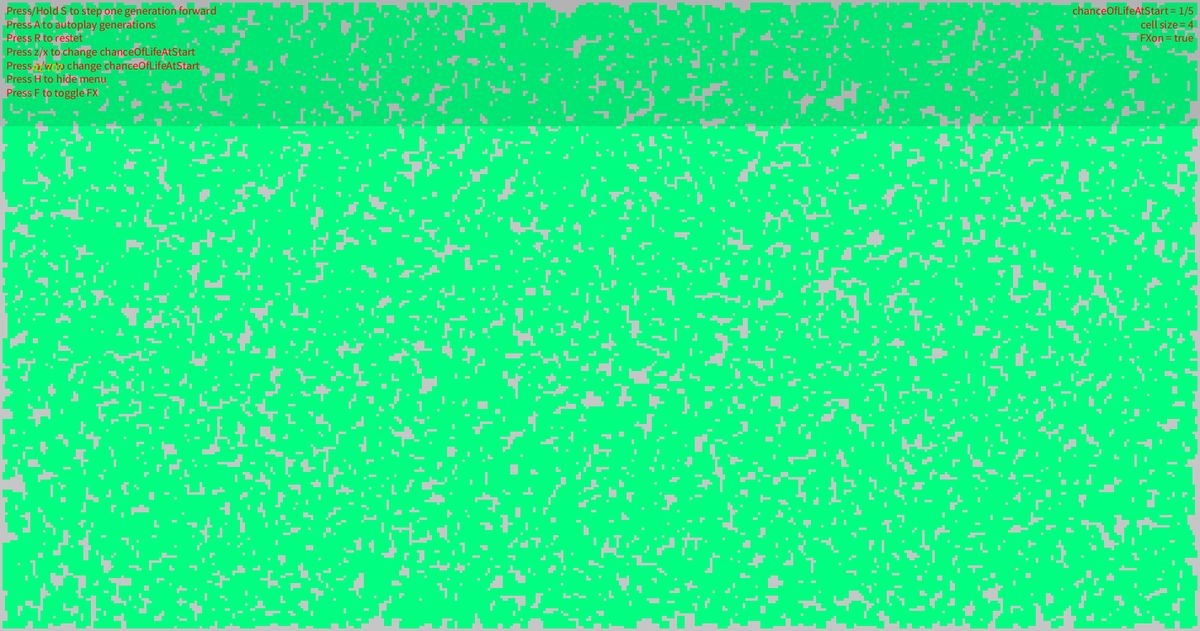
Frame 1 (no input)
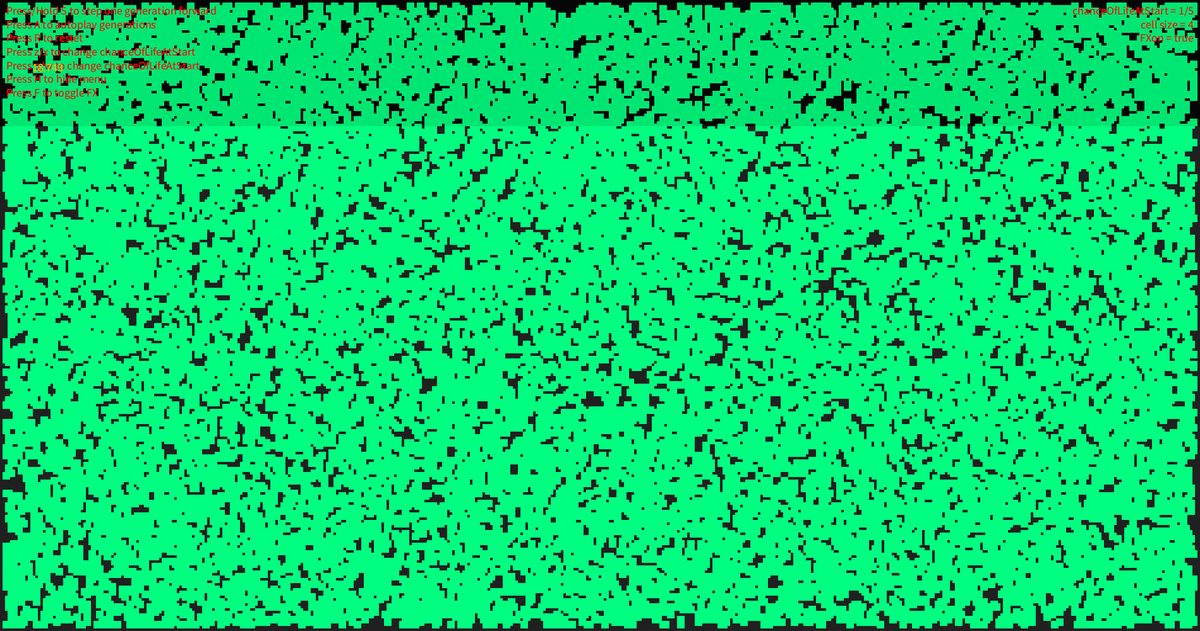
Frame 60 (the mouse pressed at the canvas centre just before this capture)
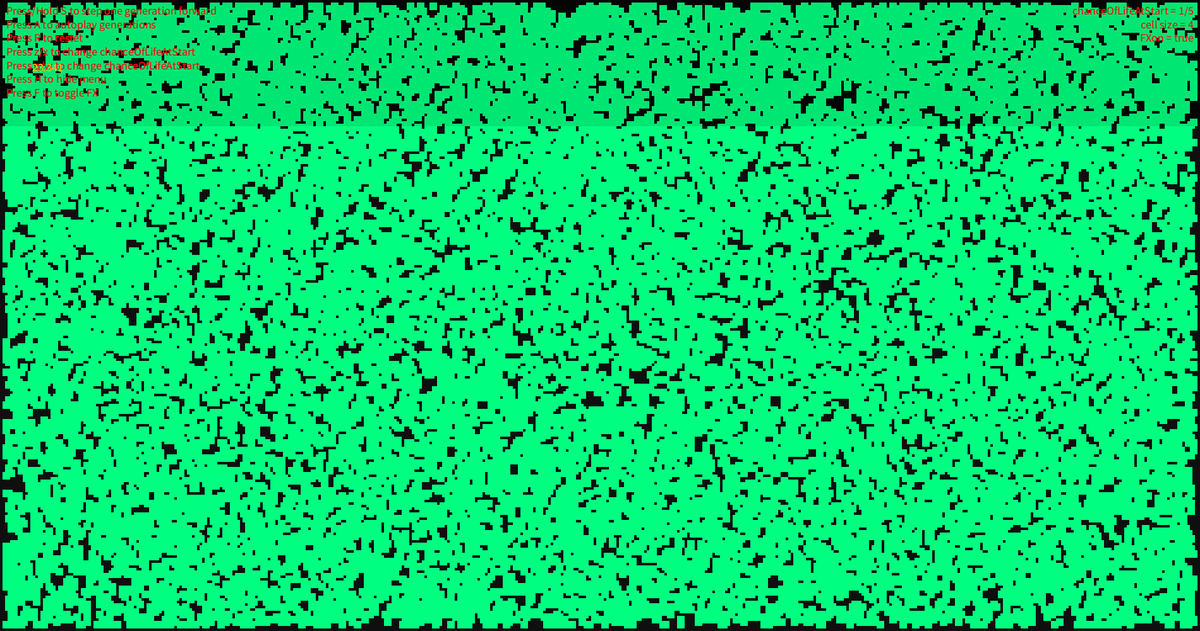
Frame 120 (the mouse held since frame 60 and released just before this capture)

The Processing sketch that drew these frames (run headless with seeded random() and noise(); from frame 60 on, the mouse is pressed at the canvas centre):

// Processing sketch: GameOfLife
// ── GameOfLife.pde
//Main Code

//Any live cell with fewer than two live neighbors dies, as if caused by underpopulation.
//Any live cell with two or three live neighbors lives on to the next generation.
//Any live cell with more than three live neighbors dies, as if by overpopulation.
//Any dead cell with exactly three live neighbors becomes a live cell, as if by reproduction.

int cellSizeInPixels = 4;
int chanceOfLifeAtStart = 5;
boolean wrapAround = true;

CellManager cellManager;
boolean autoPlay = false;


boolean showHelp = true;

boolean drawFX = true;
//startChance of life

void setup(){

	size(1900,1000);
	frameRate(120);
	colorMode(RGB, 255);
	noStroke();
	cellManager = new CellManager(cellSizeInPixels, chanceOfLifeAtStart, wrapAround);
}

void draw(){
	if(!drawFX){
		background(0);
	
	}else {
		fill(color(0, 0, 0, 8));
		rect(0, 0, width, height);
	}

	cellGenerationStep();
	if(showHelp)
		drawText();

	fill(color(255,200,0,255));
	text(frameRate, 100, 100);
}

void keyPressed() {
 	
	if(key == 'r'){
		cellManager.reset(cellSizeInPixels, chanceOfLifeAtStart, wrapAround);
		print("reset");
	}

	if(key == 's'){
		cellManager.update();
	}

	if(key == 'a'){
		autoPlay = !autoPlay;
	}

	if(key == 'f'){
		drawFX = !drawFX;
	}

	if(key == 'z'){
		chanceOfLifeAtStart--;
		if(chanceOfLifeAtStart < 1)
			chanceOfLifeAtStart = 1;
	}
	if(key == 'x'){
		chanceOfLifeAtStart++;
		if(chanceOfLifeAtStart > 100)
			chanceOfLifeAtStart = 100;
	}
	if(key == 'q'){
		cellSizeInPixels--;
		if(cellSizeInPixels < 1)
			cellSizeInPixels = 1;
	}
	if(key == 'w'){
		cellSizeInPixels++;
		if(cellSizeInPixels > 100)
			cellSizeInPixels = 100;
	}

	if(key == 'e'){
		cellManager.toggelVisualFX();
	}

	if(key == 'h'){
		showHelp = !showHelp;
	}
}

void cellGenerationStep(){
	if(autoPlay)
		cellManager.update();

	cellManager.draw(drawFX);
}

void drawText(){
	fill(0,0,0,25);
	rect(0,0,width,200);
	fill(255,0,0,255);
	textSize(18);
	textAlign(LEFT, TOP);
	text(
		"Press/Hold S to step one generation forward \n" + 
		"Press A to autoplay generations \n" + 
		"Press R to restet\n" +
		"Press z/x to change chanceOfLifeAtStart\n" + 
		"Press q/w to change chanceOfLifeAtStart\n" +
		"Press H to hide menu\n" +
		"Press F to toggle FX"
		, 10, 10);

	textAlign(RIGHT, TOP);
	text(
		"chanceOfLifeAtStart = 1/" + chanceOfLifeAtStart + "\n" +
		"cell size = " + cellSizeInPixels + "\n" +
		"FXon = " + drawFX

		, width -10, 10);

}
// ── sub_Cell.pde
//Singel cell
class Cell{
	int numberOfAliveNeighbors = 0;
	int[] indexOfNeighbors;
	boolean isAlive = false;
	boolean wasAlive = false;
	int posX;
	int posY;

	int age = 0;
	int colHue = 0;
	int colBright = 0;

	Cell(int posX, int posY, boolean alive, int[] indexOfNeighbors){
		this.posX = posX;
		this.posY = posY;
		this.isAlive = alive;
		this.indexOfNeighbors = indexOfNeighbors;
	}

	boolean checkIfAlive(){
		return isAlive;
	}

	void checkNumberOfAliveNeighbors(Cell[][] cellGrid){
		numberOfAliveNeighbors = 0;
		for(int x = 0; x < indexOfNeighbors.length; x+=2){
			if(cellGrid[indexOfNeighbors[x]][indexOfNeighbors[x+1]].isAlive)
				numberOfAliveNeighbors++;
		}
	}

	void setPopulationState(){

		//TODO: check if speed up is posseble
		//Any live cell with fewer than two live neighbors dies, as if caused by underpopulation.
		//Any live cell with two or three live neighbors lives on to the next generation.
		//Any live cell with more than three live neighbors dies, as if by overpopulation.
		//Any dead cell with exactly three live neighbors becomes a live cell, as if by reproduction.
		if(isAlive){
			if(numberOfAliveNeighbors < 2){
				isAlive = false;
				return;
			}else if(numberOfAliveNeighbors < 4){
				isAlive = true;
				return;
			}else{ 
				isAlive = false;
				return;
			}
		}else{
			if(numberOfAliveNeighbors == 3){
				isAlive = true;
				return;
			}
		}
	}

	void draw(int cSize){
		if(isAlive){
			rect(posX * cSize, posY * cSize, cSize, cSize);
		}
	}

	void drawFX(int cSize, int largeSize){
		if(isAlive){
			//fill(color(0,128,64,255));
			rect(posX * cSize - cSize, posY * cSize - cSize, largeSize, largeSize);
			//fill(color(0,255,128,255));
			rect(posX * cSize, posY * cSize, cSize, cSize);
		}
	}
}
// ── sub_CellManager.pde
//Cell Manager
class CellManager{
	Cell[][] cells;
	int lengthX;
	int lengthY;

	int itt = 0;
	int cellSize = 5;

	boolean toggelFX = false;
	
	CellManager(int cellSizeInPixels, int chanceOfLifeAtStart, boolean wrapAround){
		reset(cellSizeInPixels, chanceOfLifeAtStart, wrapAround);
	}

	void reset(int cellSizeInPixels, int chanceOfLifeAtStart, boolean wrapAround){
		cellSize = cellSizeInPixels;
		lengthX = (int) (width / cellSize);
		lengthY = (int) (height / cellSize);
		print("X="+lengthX + "  Y=" + lengthY + "  totalcells = " + lengthY*lengthX +"\n");
		cells = new Cell[lengthX][lengthY];


		resetCellsArray(chanceOfLifeAtStart, wrapAround);
	}
	void toggelVisualFX(){
		toggelFX = ! toggelFX;
	}

	void resetCellsArray(int chanceOfLifeAtStart, boolean wrapAround){
		for(int x = 0; x < lengthX; x++){
			for(int y = 0; y < lengthY; y++){
				resetCell(x, y, chanceOfLifeAtStart);
			}
		}
	}

	void resetCell(int posX, int posY, int chanceOfLifeAtStart){
		int minX = posX-1;
		int maxX = posX+1;
		int minY = posY-1;
		int maxY = posY+1;

		if(minX < 0){
			minX = lengthX-1;
		}
		if(maxX > lengthX-1){
			maxX = 0;
		}
		if(minY < 0){
			minY = lengthY-1;
		}
		if(maxY > lengthY-1){
			maxY = 0;
		}

		int[] cellNeighbors = {
			minX, minY, 
			posX, minY,
			maxX, minY,
			minX, posY,
			maxX, posY,
			minX, maxY,
			posX, maxY,
			maxX, maxY
		};
		fillCell(posX, posY, chanceOfLifeAtStart, cellNeighbors);
	}

	void fillCell(int x, int y, int chanceOfLifeAtStart, int[] cellNeighbors ){
		//Set nolife on edges of array, set random life inside
		if(x > 1 && x < lengthX -2 && y > 1 && y < lengthY -2){
			if((int)random(chanceOfLifeAtStart) == 0){
				cells[x][y] = new Cell(x, y, true, cellNeighbors);
			}else{
				cells[x][y] = new Cell(x,y,false,cellNeighbors);	
			}
		}else {
			cells[x][y] = new Cell(x,y,false,cellNeighbors);
		}
	}

	void update(){
		checkCellNeighbors();
		setCellPopulation();
	}

	void checkCellNeighbors(){
		for(int x = 0; x < lengthX; x++){
			for(int y = 0; y < lengthY; y++){
				cells[x][y].checkNumberOfAliveNeighbors(cells);
			}
		}
	}

	void setCellPopulation(){
		for(int x = 0; x < lengthX; x++){
			for(int y = 0; y < lengthY; y++){
				cells[x][y].setPopulationState();
			}
		}
	}

	void draw(boolean drawFX){
		fill(color(0,255,128,255));
		if(!drawFX){
			for(int x = 0; x < lengthX; x++){
				for(int y = 0; y < lengthY; y++){
					cells[x][y].draw(cellSize);
				}
			}
			return;
		}else{
			int largeSize = cellSize *3;
			for(int x = 0; x < lengthX; x++){
				for(int y = 0; y < lengthY; y++){
					cells[x][y].drawFX(cellSize, largeSize);
				}
			}
			/*
			for(int x = 0; x < lengthX; x++){
				for(int y = 0; y < lengthY; y++){
				}
			}*/
			return;
		}
	}
}
